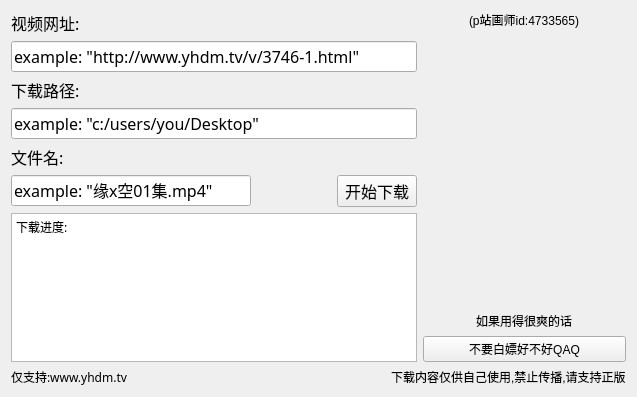
<?xml version="1.0" encoding="UTF-8"?>
<ui version="4.0">
 <class>yhdm_downloader</class>
 <widget class="QWidget" name="yhdm_downloader">
  <property name="geometry">
   <rect>
    <x>0</x>
    <y>0</y>
    <width>637</width>
    <height>397</height>
   </rect>
  </property>
  <property name="windowTitle">
   <string>樱花动漫下载器(非官方)</string>
  </property>
  <layout class="QVBoxLayout" name="verticalLayout_3">
   <item>
    <layout class="QHBoxLayout" name="horizontalLayout_3" stretch="2,1">
     <item>
      <layout class="QVBoxLayout" name="verticalLayout">
       <item>
        <widget class="QLabel" name="label_3">
         <property name="font">
          <font>
           <family>微软雅黑</family>
           <pointsize>12</pointsize>
          </font>
         </property>
         <property name="text">
          <string>视频网址:</string>
         </property>
         <property name="textFormat">
          <enum>Qt::AutoText</enum>
         </property>
        </widget>
       </item>
       <item>
        <widget class="QLineEdit" name="lineEdit">
         <property name="font">
          <font>
           <family>微软雅黑 Light</family>
           <pointsize>12</pointsize>
          </font>
         </property>
         <property name="text">
          <string>example: &quot;http://www.yhdm.tv/v/3746-1.html&quot;</string>
         </property>
        </widget>
       </item>
       <item>
        <widget class="QLabel" name="label_4">
         <property name="font">
          <font>
           <family>微软雅黑</family>
           <pointsize>12</pointsize>
          </font>
         </property>
         <property name="text">
          <string>下载路径:</string>
         </property>
        </widget>
       </item>
       <item>
        <widget class="QLineEdit" name="lineEdit_2">
         <property name="font">
          <font>
           <family>微软雅黑 Light</family>
           <pointsize>12</pointsize>
          </font>
         </property>
         <property name="text">
          <string>example: &quot;c:/users/you/Desktop&quot;</string>
         </property>
        </widget>
       </item>
       <item>
        <widget class="QLabel" name="label_5">
         <property name="font">
          <font>
           <family>微软雅黑</family>
           <pointsize>12</pointsize>
          </font>
         </property>
         <property name="text">
          <string>文件名:</string>
         </property>
        </widget>
       </item>
       <item>
        <layout class="QHBoxLayout" name="horizontalLayout" stretch="3,1,1">
         <item>
          <widget class="QLineEdit" name="lineEdit_3">
           <property name="font">
            <font>
             <family>微软雅黑 Light</family>
             <pointsize>12</pointsize>
            </font>
           </property>
           <property name="text">
            <string>example: &quot;缘x空01集.mp4&quot;</string>
           </property>
          </widget>
         </item>
         <item>
          <spacer name="horizontalSpacer">
           <property name="orientation">
            <enum>Qt::Horizontal</enum>
           </property>
           <property name="sizeHint" stdset="0">
            <size>
             <width>40</width>
             <height>20</height>
            </size>
           </property>
          </spacer>
         </item>
         <item>
          <widget class="QPushButton" name="pushButton_2">
           <property name="sizePolicy">
            <sizepolicy hsizetype="Fixed" vsizetype="Fixed">
             <horstretch>0</horstretch>
             <verstretch>0</verstretch>
            </sizepolicy>
           </property>
           <property name="font">
            <font>
             <family>微软雅黑</family>
             <pointsize>12</pointsize>
             <weight>50</weight>
             <bold>false</bold>
            </font>
           </property>
           <property name="toolTipDuration">
            <number>0</number>
           </property>
           <property name="text">
            <string>开始下载</string>
           </property>
          </widget>
         </item>
        </layout>
       </item>
       <item>
        <widget class="QPlainTextEdit" name="plainTextEdit">
         <property name="font">
          <font>
           <family>微软雅黑 Light</family>
           <pointsize>9</pointsize>
          </font>
         </property>
         <property name="plainText">
          <string>下载进度:</string>
         </property>
        </widget>
       </item>
      </layout>
     </item>
     <item>
      <layout class="QVBoxLayout" name="verticalLayout_2" stretch="0,9,0,1">
       <item>
        <layout class="QHBoxLayout" name="horizontalLayout_4">
         <item>
          <widget class="QLabel" name="label_7">
           <property name="sizePolicy">
            <sizepolicy hsizetype="Fixed" vsizetype="Preferred">
             <horstretch>0</horstretch>
             <verstretch>0</verstretch>
            </sizepolicy>
           </property>
           <property name="text">
            <string>(p站画师id:4733565)</string>
           </property>
          </widget>
         </item>
        </layout>
       </item>
       <item>
        <widget class="QLabel" name="label">
         <property name="styleSheet">
          <string notr="true">image: url(:/image/image/1.png);</string>
         </property>
         <property name="text">
          <string/>
         </property>
        </widget>
       </item>
       <item>
        <layout class="QHBoxLayout" name="horizontalLayout_5">
         <item>
          <widget class="QLabel" name="label_2">
           <property name="sizePolicy">
            <sizepolicy hsizetype="Fixed" vsizetype="Fixed">
             <horstretch>0</horstretch>
             <verstretch>0</verstretch>
            </sizepolicy>
           </property>
           <property name="text">
            <string>如果用得很爽的话</string>
           </property>
          </widget>
         </item>
        </layout>
       </item>
       <item>
        <widget class="QPushButton" name="pushButton">
         <property name="text">
          <string>不要白嫖好不好QAQ</string>
         </property>
        </widget>
       </item>
      </layout>
     </item>
    </layout>
   </item>
   <item>
    <layout class="QHBoxLayout" name="horizontalLayout_2">
     <item>
      <widget class="QLabel" name="label_6">
       <property name="font">
        <font>
         <family>微软雅黑 Light</family>
         <pointsize>9</pointsize>
        </font>
       </property>
       <property name="cursor">
        <cursorShape>IBeamCursor</cursorShape>
       </property>
       <property name="focusPolicy">
        <enum>Qt::NoFocus</enum>
       </property>
       <property name="text">
        <string>仅支持:www.yhdm.tv</string>
       </property>
       <property name="textFormat">
        <enum>Qt::AutoText</enum>
       </property>
       <property name="scaledContents">
        <bool>false</bool>
       </property>
      </widget>
     </item>
     <item>
      <widget class="QLabel" name="label_8">
       <property name="sizePolicy">
        <sizepolicy hsizetype="Fixed" vsizetype="Preferred">
         <horstretch>0</horstretch>
         <verstretch>0</verstretch>
        </sizepolicy>
       </property>
       <property name="text">
        <string>下载内容仅供自己使用,禁止传播,请支持正版</string>
       </property>
      </widget>
     </item>
    </layout>
   </item>
  </layout>
 </widget>
 <resources>
  <include location="resourse.qrc"/>
 </resources>
 <connections/>
</ui>
